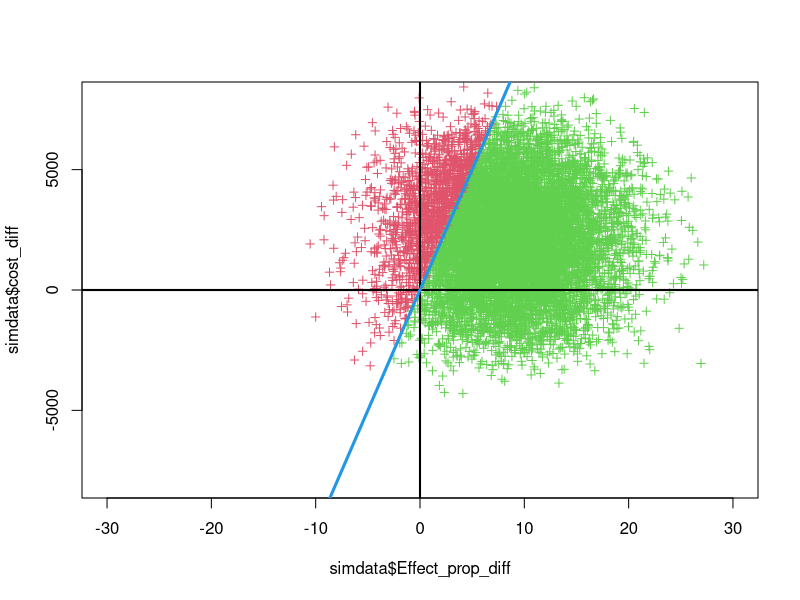

This figure's R source:
options(scipen = 999)

WTP = 1000 # willingness to pay threshold
WTP_compare1 = 500
Num_SIm = 10000

################## PSA #####################################

serial = c(seq(1,Num_SIm))
simdata = as.data.frame(serial)

## treatment difference in effect
simdata$Effect_prop_diff_A_minus_B = rnorm(
  n = Num_SIm, mean = 0.7398587 * 100, sd = 0.03579797 * 100) -
  rnorm(n = Num_SIm, mean = 0.654222 * 100, sd = 0.03861657 * 100)

## ER visits
simdata$ER_visits_Treatment_A = sample(c(0,1,1,1,2,2,2,3), size = Num_SIm, replace = T)
simdata$ER_visits_Treatment_B = sample(c(0,1,1,1,2,2,2,3), size = Num_SIm, replace = T)
simdata$ER_visits_cost = rnorm(n=Num_SIm, mean = 600, sd = 50)
simdata$ER_visits_cost_Treatment_A = simdata$ER_visits_Treatment_A * simdata$ER_visits_cost ###Treatment_A1
simdata$ER_visits_cost_Treatment_B = simdata$ER_visits_Treatment_B * simdata$ER_visits_cost  

## Hospitalization
simdata$ALOS_Treatment_A = sample(c(0,1,2), size = Num_SIm, replace = T)
simdata$ALOS_Treatment_B = sample(c(0,1,2), size = Num_SIm, replace = T)
simdata$LOS_cost = rnorm(n=Num_SIm, mean = 1600, sd = 150)
simdata$ALOS_cost_Treatment_A = simdata$ALOS_Treatment_A * simdata$LOS_cost ###Treatment_A2 
simdata$ALOS_cost_Treatment_B = simdata$ALOS_Treatment_B * simdata$LOS_cost

## Medication
simdata$units_Treatment_A = sample(c(5,6,7,8,9), size = Num_SIm, replace = T)
simdata$units_Treatment_B = sample(c(5,6,7,8,9), size = Num_SIm, replace = T)
simdata$Treatment_A_unit_cost = rnorm(n=Num_SIm, mean = 481, sd = 10) 
simdata$Treatment_B_unit_cost = rnorm(n=Num_SIm, mean = 170, sd = 10)

simdata$unitS_cost_Treatment_A = simdata$units_Treatment_A * simdata$Treatment_A_unit_cost  ### Treatment_A3
simdata$unitS_cost_Treatment_B = simdata$units_Treatment_B * simdata$Treatment_B_unit_cost

## total Cost
simdata$total_cost_Treatment_A = simdata$unitS_cost_Treatment_A + simdata$ALOS_cost_Treatment_A + simdata$ER_visits_cost_Treatment_A
simdata$total_cost_Treatment_B = simdata$unitS_cost_Treatment_B + simdata$ALOS_cost_Treatment_B + simdata$ER_visits_cost_Treatment_B
simdata$cost_diff = simdata$total_cost_Treatment_A - simdata$total_cost_Treatment_B

## calculate ICER
simdata$icer = simdata$cost_diff/simdata$Effect_prop_diff



write.csv(simdata, "simdata.csv")


simdata$model = WTP * simdata$Effect_prop_diff 

simdata$model_true = simdata$model - simdata$cost_diff 

simdata$CE = ifelse(test = simdata$model_true>0,yes = 1, no = 0 )

simdata$CE_col = ifelse(test =simdata$CE == 0,yes = 2, no = 3 )
table(simdata$CE)

plot(simdata$cost_diff ~ simdata$Effect_prop_diff, col=simdata$CE_col, cex=.8,pch=3,
     xlim=c(-30,30), ylim=c(-8000,8000))
abline(h = 0, lwd=2 )
abline(v=0, lwd=2 )

abline(c(0,WTP),col = 4, lwd = 3)


#abline(c(0,WTP_compare1), lwd=3)
table(simdata$CE)